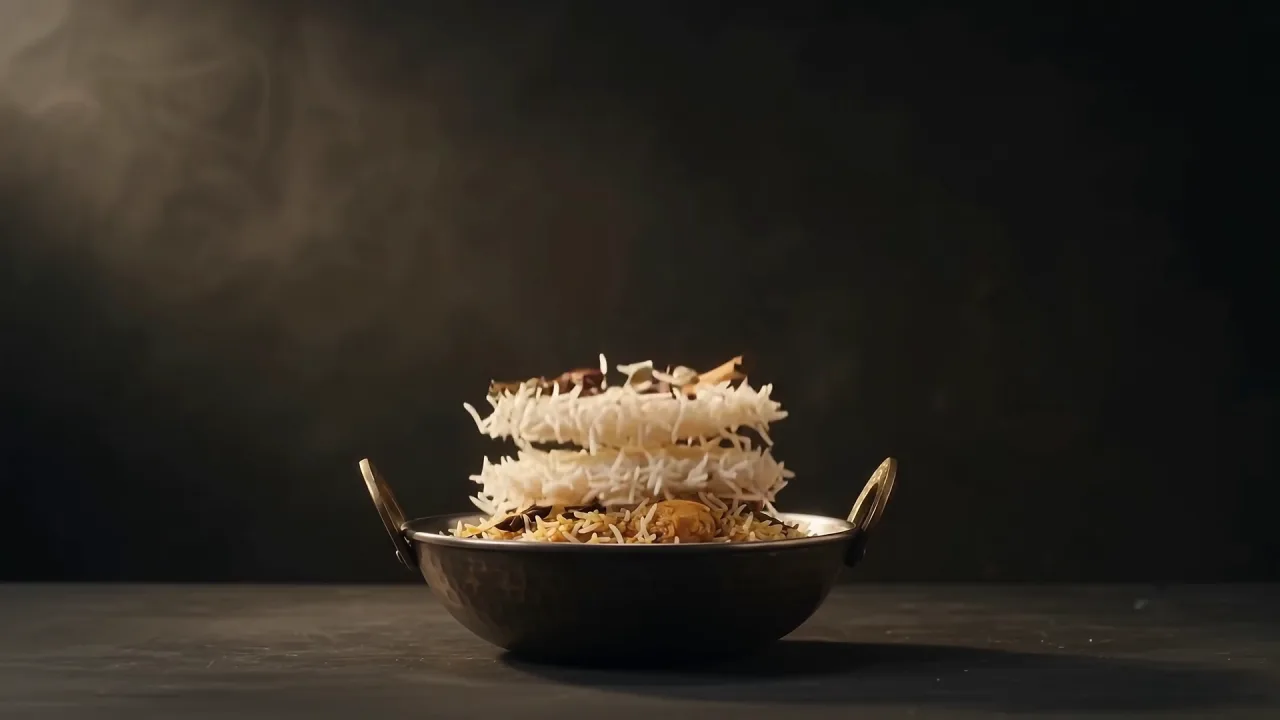
#> input picture assets/frames/biryani/frame_000.webp, 1280 x 720 px
$ python -i process_assets.py   (imports and definitions only)
#> lines starting #> are read from the running program, lines starting #| are printed output that depends on the picture
#> further down, picture is the input picture: shape (720, 1280, 3); mean B, G, R 32.8, 40.3, 45.6
import cv2
import os
import numpy as np
from PIL import Image

video_map = {
    "burger": "uploaded_videos/Assembling_gourmet_burger_animation_1080p_20261023003513.mp4",
    "pizza": "uploaded_videos/Tomato_sauce_spreading_on_pizza_20261023003524.mp4",
    "biryani": "uploaded_videos/Making_chicken_biryani_animation_1080p_20261023003515.mp4",
    "pasta": "uploaded_videos/3D_pasta_assembly_animation_1080p_20261023003510.mp4"
}

# [3 lines not run here, left out]

def remove_watermark(frame):
    h, w = frame.shape[:2]
#> h = 720; w = 1280
    # Watermark is in the bottom right corner: x: 88%-95%, y: 78%-90%
    y1, y2 = int(h * 0.78), int(h * 0.92)
#> y1 = 561; y2 = 662
    x1, x2 = int(w * 0.88), int(w * 0.95)
#> x1 = 1126; x2 = 1216

    roi = frame[y1:y2, x1:x2]
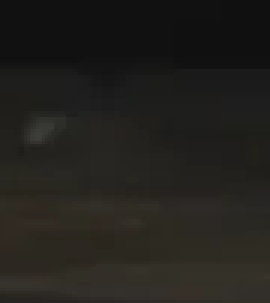
#> roi: shape (101, 90, 3) (shown 3 times larger); mean B, G, R 29, 32.7, 34.3
    gray = cv2.cvtColor(roi, cv2.COLOR_BGR2GRAY)
    # Brightness threshold for watermark diamond
    _, thresh = cv2.threshold(gray, 65, 255, cv2.THRESH_BINARY)
#> thresh: shape (101, 90); every value is 0
    kernel = np.ones((5, 5), np.uint8)
    thresh = cv2.dilate(thresh, kernel, iterations=2)

    mask = np.zeros((h, w), dtype=np.uint8)
    mask[y1:y2, x1:x2] = thresh
#> mask: shape (720, 1280); every value is 0

    # Inpaint
    cleaned = cv2.inpaint(frame, mask, inpaintRadius=5, flags=cv2.INPAINT_TELEA)
    return cleaned

step = 4 # 240 / 4 = 60 frames per dish

# [54 lines not run here, left out]

>>> import cv2
>>> picture = cv2.imread('assets/frames/biryani/frame_000.webp')
>>> result = remove_watermark(picture)
